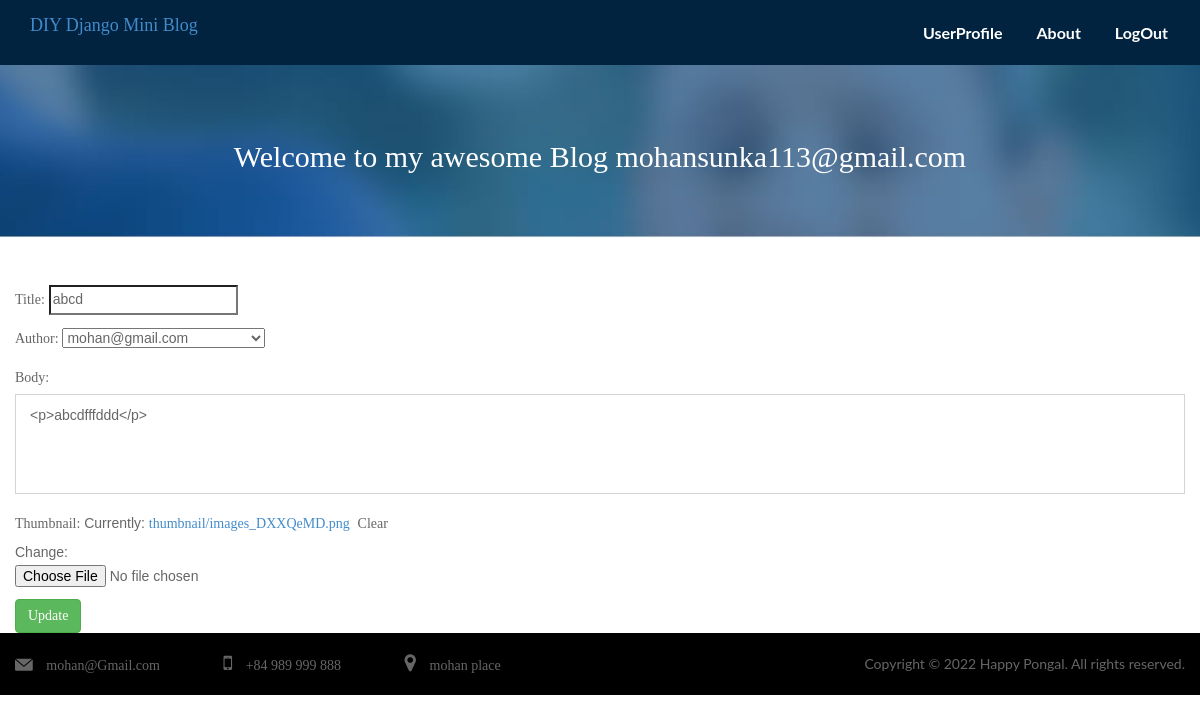
Screenshot of /update/3/ (signed in) with the database file from the repository.
### Blog/models.py (models this page shows, shortened)
class CustomUser(AbstractUser):
    username = None
    first_name = None
    last_name = None
    name = models.CharField(max_length=255,unique=True)
    email = models.EmailField(max_length=254, unique=True)
    mobile = models.BigIntegerField(unique=True)
    USERNAME_FIELD = 'email'
    REQUIRED_FIELDS = ['name', 'mobile']
    objects = CustomUserManager()
    def __str__(self):
        return str(self.email)
    class Meta:
        verbose_name = 'User'
        ordering = ['-date_joined']

class Post(models.Model):
    title = models.CharField(max_length=200, unique=True)
    author = models.ForeignKey(User, on_delete=models.CASCADE)
    Body = RichTextField()
    thumbnail = models.ImageField(upload_to='thumbnail', blank=True, null=True)
    posted_date_on = models.DateTimeField(auto_now_add=True)
    updated_on = models.DateTimeField(auto_now=True)
    class Meta:
        ordering = ['-posted_date_on']

### Blog/views.py (the view, shortened to what this page needs)
# urls.py: path('update/<int:pk>/', views.BlogUpdateView.as_view(), name='post_update'),
@method_decorator(login_required, name='dispatch')
class BlogUpdateView(UpdateView):
    model = Post
    template_name = 'blog_post/post_update.html'
    success_url = reverse_lazy('profile')
    context_object_name = 'post'
    fields = '__all__'

### templates/blog_post/post_update.html (shortened to what this page needs)
{% extends "blog_post/blog_base.html" %}
{% load crispy_forms_filters %}
{% load static %}
{% block content %}
<div class="container container-fluid">
<div class="card">
    <div class="card-header">
        <h5 class="card-title">Post Update #{{post.id }}</h5>
    </div>
    <div class="card-body">
        <form method="post">
             {{ form.as_p }}
            <button type="submit" class="btn btn-success">Update</button>
        </form>
    </div>
</div>
</div>
{% endblock %}

### templates/blog_post/blog_base.html (shortened to what this page needs)
<!DOCTYPE html>
{% load static %}
{% load crispy_forms_tags %}
<html lang="en">
<head>
    <link rel="stylesheet" type="text/css" href="{% static 'Blog/post/css/library/bootstrap.min.css' %}">
    <link rel="stylesheet" type="text/css" href="{% static 'Blog/post/css/library/font-awesome.min.css' %}">
    <link rel="stylesheet" type="text/css" href="{% static 'Blog/post/css/md-font.css' %}">
    <link rel="stylesheet" type="text/css" href="{% static 'Blog/post/css/style.css' %}">
</head>
<body id="page-top">
<div id="page-wrap">
    <header id="header" class="header">
        <div class="container mt-6 pt-8">
        <div class="navbar-header ">
              <a class="navbar-brand" href="{% url 'home' %}">DIY Django Mini Blog</a>
            </div>
            <nav class="navigation">
                <ul class="menu">
                    {% if user.is_authenticated %}
                    <li><a href="{% url 'profile' %}">UserProfile</a></li>
                    <li><a href="{% url 'about' %}">About</a></li>
                    <li><a href="{% url 'logout' %}">LogOut</a></li>
                                    {% else %}
                    <li><a href="{% url 'login' %}">Login</a></li>
                    <li><a href="{% url 'signup' %}">Register</a></li>
                   {% endif %}
                </ul>
            </nav>
        </div>
    </header>
    <section class="sub-banner sub-banner-course">
        <div class="awe-static bg-sub-banner-course"></div>
        <div class="container">
            <div class="sub-banner-content">
                        {% if user.is_authenticated %}
                         <h2 class="text-center">Welcome to my awesome Blog {{ user.email }}</h2>
                        {% else %}
                            <h2 class="text-center">Welcome to my awesome Blog</h2>
                        {% endif %}
            </div>
        </div>
    </section>
     {% block content %}
     {% endblock %}
    <footer id="footer" class="footer">
        <div class="second-footer">
            <div class="container">
                <div class="contact">
                    <div class="email">
                        <i class="icon md-email"></i>
                        <a href="#">mohan@Gmail.com</a>
                    </div>
                    <div class="phone">
                        <i class="fa fa-mobile"></i>
                        <span>+84 989 999 888</span>
                    </div>
                    <div class="address">
                        <i class="fa fa-map-marker"></i>
                        <span>mohan place</span>
                    </div>
                </div>
                <p class="copyright">Copyright © 2022 Happy Pongal. All rights reserved.</p>
            </div>
        </div>
    </footer>
</div>
</body>
</html>

### templates/blog_post/blog_base.html (style rules this page uses)
* { font-family: 'PT Serif', serif; }

### templates/blog_post/post_update.html (style rules this page uses)
h5,a,div,button { font-family: 'PT Serif', serif; }

### rows the page displays
CustomUser: email "mohansunka113@gmail.com"
Post: title "abcd", author "mohan@gmail.com", Body "<p>abcdfffddd</p>"
